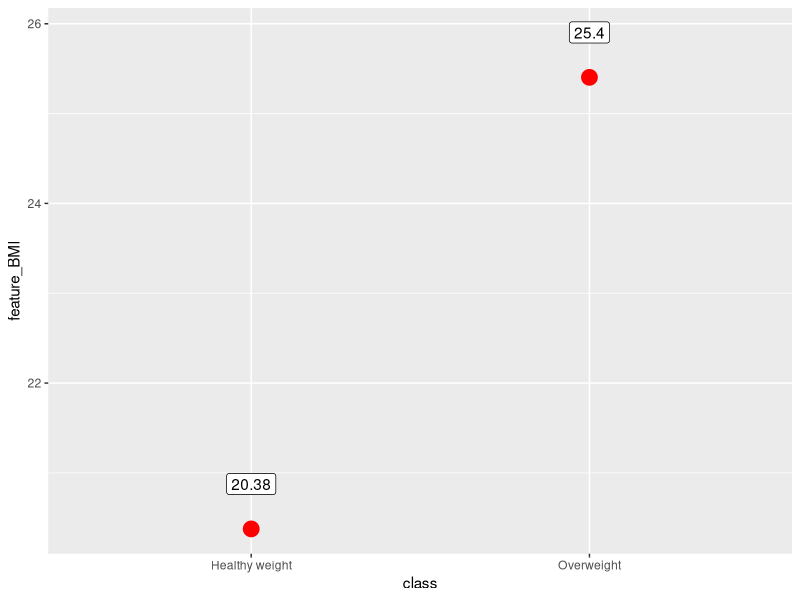
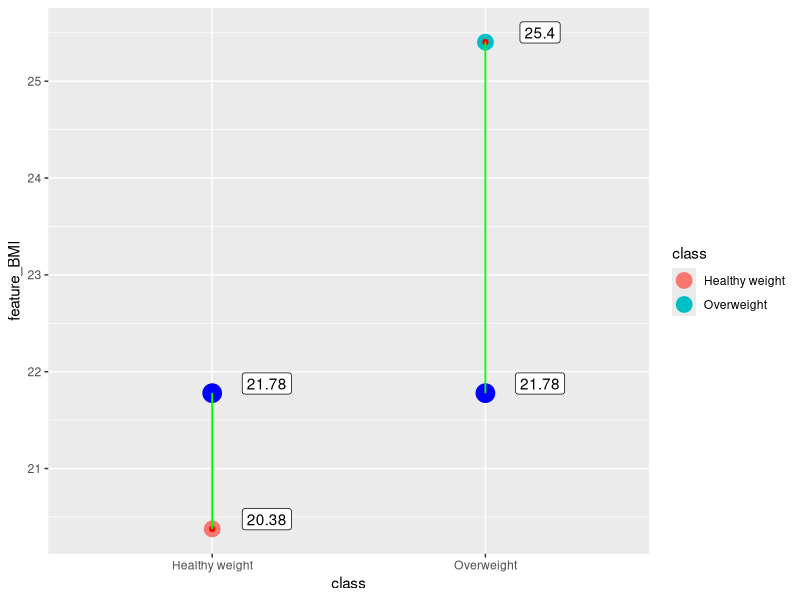
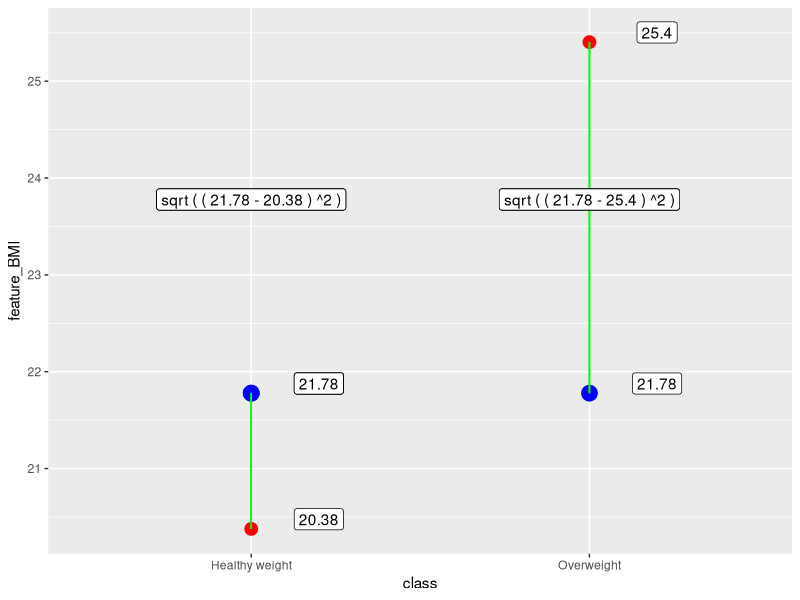
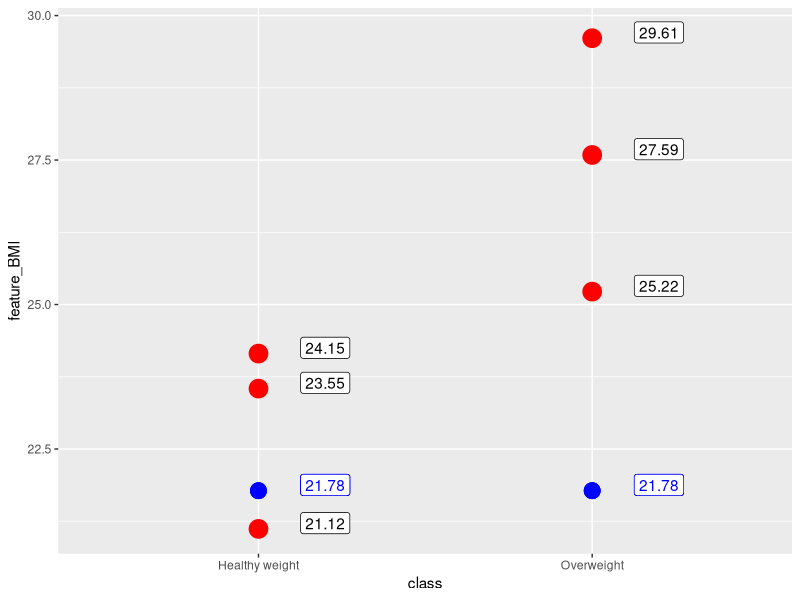
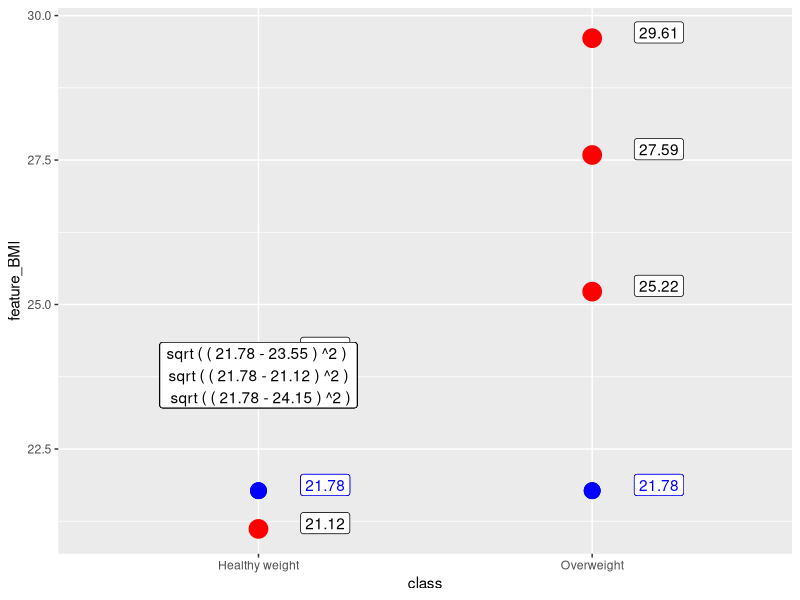
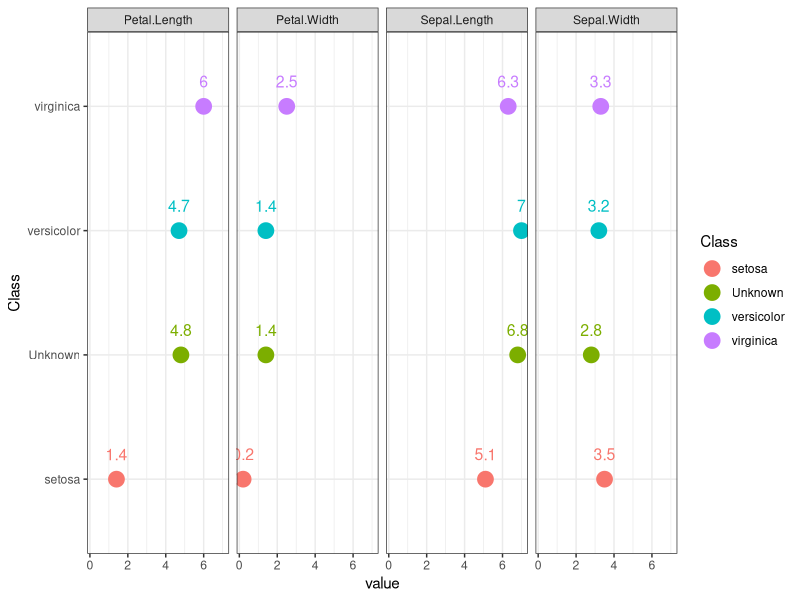

Here is the R script that generated these plots, in order: (Note: this script raises an error after producing the figures.)
# we would require 5 libraries to explore and 
# learn mechanics of k nearest neighbours

library(dplyr)  # data wrangling
library(tidyr)  # data wrangling
library(tibble) # data wrangling
library(ggplot2) # visuals
library(class)  # model building


#######################  PART_1
# knn is example of supervised classification technique,
# supervised means that all rows or instances  
# are labeled with specific class or outcome

# classification means that our output is
#  variable of character or factor type

#  To initiate knn the follwong action shoul be taken:
#  Data inspection 
#  Splitting data into training and testing datasets
#  Fitting the model to training data
#  Evaluate perfomance on test data
#  Model tuning , specifically, for knn, to determine optimal values of k


# knn is extremely powerfull when applied
# to homogenous data, speficically,
# it is suited very well to numerical features whose 
# data range is similar

# Goal of Knn is to 
# Estimate similarity between records with defined classes with 
# records without defined class

#  Now, how to measure similary of records?
#  We need to employ distance formula,
#  Euclidian distance is a common approach

# assume 2 dimentional space with 2 points

sample_1<-data.frame(  feature_BMI=c( runif(1,18.5,24.9),
                                      runif(1, 25.0,29.9)),
                       class=c( "Healthy weight","Overweight" ),
                       row.names=c("inst_1  ","inst_2  ")   )

#  code sampel is available at github ,fill free to replicate it
# we can use View to explicitly check all records
View(sample_1)

# Greate job 
# Now lets visualise situation we are dealing with 
ggplot2::ggplot(data=sample_1,aes(y= feature_BMI ,x=class))+
  geom_point(col="red",cex=5)+
  geom_label(aes(label=round(feature_BMI,2)  ),nudge_y = 0.5 )

# we have 2 values for single feature,
# each value corresponds to specific class
# Now assume , we need to decide , to what class 
# we should assign new point , should it belong to 
# Forst or second class: Healhy or overweight

set.seed(123)
new_point<-runif(1,18.5,29.9) # generate random point

# lets take advantage of ggplot2 again
ggplot2::ggplot(data=sample_1,aes(y= feature_BMI ,x=class))+
  geom_point(aes(col=class),cex=5)+
  geom_label(aes(label=round(feature_BMI,2)  ),nudge_y = 0.1,nudge_x=0.2 )+
  geom_point(col="red")+geom_point(aes(y=new_point),col="blue",cex=6) +
  geom_segment(x="Healthy weight",y=new_point,xend = "Healthy weight", yend = sample_1$feature_BMI[1],
               color="green")+
  geom_segment(x="Overweight",y=new_point,xend = "Overweight", yend = sample_1$feature_BMI[2],
               color="green")+
  geom_label(aes(label=round(new_point,2),x=class,y=new_point  ),nudge_y = 0.1,nudge_x=0.2 )

# blue point can potentially belong to class 1 or 2
# we need to measure distance between red and blue point, 
# green and blue point

# Lets estimate Euclidian Distance between 2 poins

dist_1<- sqrt( (new_point-sample_1$feature_BMI[1])^2 )
dist_2<- sqrt( (new_point-sample_1$feature_BMI[2])^2 )

#lets add new column to sample_1
sample_1<-sample_1 %>% dplyr::mutate(Eu_Dist=sqrt( (new_point-feature_BMI)^2 ))

# now  add new record with class we dont know
sample_1<-sample_1 %>%
               dplyr::bind_rows( tibble(feature_BMI=new_point,class=NA,Eu_Dist=NA) )
row.names(sample_1)[3]<-3

# Value for "Overweight"??? is smaller, it is closer, therefore
# blue dot should belong to Overweignt class

sample_1$class[3]<-sample_1$class[ which.min(sample_1$Eu_Dist) ] # use which.min, 
# ignores NA


# how to implement the process with r fucntionality
# we would call for knn fucntion from class package
class::knn( train=sample_1[c(1,2),1], # we define training set, and esclude column with classes 
            test=new_point, # define value ww need to classify
            cl=sample_1[c(1,2),2], # indicate classes which coreslond to known record
            k=1 ) # how many neighbours to consider

# to sum up , lets proceed to ggplot 2
ggplot(data=sample_1,aes(y= feature_BMI ,x=class))+
  geom_point(col="red",cex=4)+
  geom_label(aes(label=round(feature_BMI,2)  ),nudge_y = 0.1,nudge_x=0.2 )+
  geom_point(col="red")+geom_point(aes(y=new_point),col="blue",cex=5) +
  geom_segment(x="Healthy weight",y=new_point,xend = "Healthy weight", yend = sample_1$feature_BMI[1],
               color="green")+
  geom_segment(x="Overweight",y=new_point,xend = "Overweight", yend = sample_1$feature_BMI[2],
               color="green")+
  geom_label(aes(label=round(new_point,2),x=class,y=new_point  ),nudge_y = 0.1,nudge_x=0.2 )+
  geom_label(aes(label=paste( "sqrt","(","(",round(new_point,2),"-",
                              round(feature_BMI[1],2) ,")","^2",")"),
                 x="Healthy weight",y=new_point  ),nudge_y = 2,nudge_x=0 )+
  geom_label(aes(label=paste( "sqrt","(","(",round(new_point,2),"-",
                              round(feature_BMI[2],2) ,")","^2",")"),
                 x="Overweight",y=new_point  ),nudge_y = 2,nudge_x=0 )


#######################  PART_2

# Horoso , now its time to check example with 1 feature, BMI , but with 
# multiple records for each class
sample_3<-data.frame(  feature_BMI=c( runif(3,18.5,24.9),
                                      runif(3, 25.0,29.9)),
                       class=c( rep("Healthy weight",3),rep("Overweight",3) ) )

# We inspect Visuals
ggplot(data=sample_3,aes(y= feature_BMI ,x=class))+
  geom_point(col="red",cex=6)+
  geom_label(aes(label=round(feature_BMI,2)  ),nudge_y = 0.1,nudge_x=0.2 )+
  geom_point(col="red")+geom_point(aes(y=new_point),col="blue",cex=5) +
  geom_label(aes(label=round(new_point,2),x=class,y=new_point  ),nudge_y = 0.1,nudge_x=0.2,color="blue" )
# Again , now we need to use 6 red poind in total to decide 
# for which class blue point belongs, therefore, here we estimate
# 6 values for Euclidian distacne

#mutate fucntion would be quite handy
sample_3<-sample_3 %>% dplyr::mutate(Eu_Dist=sqrt( (new_point-feature_BMI)^2 ))

# to solididy inderstanding , lets plot the equations for single class
ggplot2::ggplot(data=sample_3,aes(y= feature_BMI ,x=class))+
  geom_point(col="red",cex=6)+
  geom_label(aes(label=round(feature_BMI,2)  ),nudge_y = 0.1,nudge_x=0.2 )+
  geom_point(col="red")+geom_point(aes(y=new_point),col="blue",cex=5) +
  geom_label(aes(label=round(new_point,2),x=class,y=new_point  ),nudge_y = 0.1,nudge_x=0.2,color="blue" )+
  geom_label(aes(label=paste("sqrt","(","(",round(new_point,2),"-",round(feature_BMI[1],2) ,")","^2",")","\n",
                             "sqrt","(","(",round(new_point,2),"-",round(feature_BMI[2],2) ,")","^2",")","\n",
                             "sqrt","(","(",round(new_point,2),"-",round(feature_BMI[3],2) ,")","^2",")"),
                 x="Healthy weight",y=new_point  ),nudge_y = 2,nudge_x=0 )
# same calculation are aplied to column Overweignt

# Assume that k equals 3 , threrefore we need to choode free nearest neighbours,
# or 3 lowers values for distance

sample_3 <-sample_3 %>% dplyr::arrange(Eu_Dist) %>% dplyr::slice(1:3)

table(sample_3$class) # now we use table to count uniqu classes
prop.table( table(sample_3$class) ) # prop.table to wrup table is used to check share of class
# among oter classes, we divide count of overweight records by total
# number of records


# How should the  process be implemented with R fucntion
class::knn( train=sample_3[,1],
            test=new_point,
            cl=sample_3[,2],k=3, 
            prob=TRUE )

# probality shows share of most commom class, this is the output of
# prop.table , proportion table 


############ PART 3

# Knn is great classifying tool gof data with homogenous 
# records, for example in iris dataset all features are
#of numeric type
sample_4<-iris
View(sample_4)

# Now , lets check how exactly features are dissimilart in 
# ters of central tendency and spread
summary(sample_4[,-5])

#judjing from summary, we can say that only Petal.Width 
# is notably smaller compare to features, but overall
# we can not conclude that particula feature
# is extremely far from other 

cat(   "sqrt(  (1000-5.0)^2+(2.7-2.0)^2+(3.9-3.5)^2     )"      )
# this is equation fo EU distance for single 
# record with 3 features, first valun in brackest is x
# We are conserned with feature range because 
# EU distance is sensetive to outlies 
# and , if lets say x1,1000, is significantluy greater
# than other features, 
#it would increase Eu distance for partcicual record
# and would lower the changes of 
# class, which correspond to the respecive record,
# to become meaningfull classifier.
# the resoective situations may require use or
# data normalisteion ,but so far, Iris data set in our example
# does not reuqire specia transofrmation

# goind bacj to sample_4
tibble::glimpse(sample_4)
# in this example there are 4 features which 
# are characeristics of 3 different plants, 
# out target is to find class[Species] of 
# plant fiven its 4 featues


# lets sample single row we would like to predict
set.seed(321)
loc<-sample(1:nrow(sample_4),1 ) # we randomly generate index
test_row_1<-sample_4[ loc[1]   , -5  ] # here we store 1 record we need to classify
test_row_cl<-sample_4[ loc[1]   , 5  ] # here we store actual classes for test row

# what classes are available 
sample_4$Species %>% unique()
# we need 3 records, 1 per each class, therefore
# our train set woudl contain 1 samples for each class

# we would require to group data and take 1 sample from each froup
train_row_3<-sample_4[-loc,] %>% dplyr::group_by(Species) %>%
  slice(1)

# First off all wee ned to draw 4 graphs, 
# 1 graph per feature where each graph contains
# 1 point from test set and 3 form training set

train_row_3
test_row_1

# here we have 3 instances from training set and 
# we need to decide which is closer in terms of 
# euclidian distance to test_row_1

# we need to convert train_row_3 and test_row_1 to long format
# This transformation is requred 
# to apply ggplot with facets
gg_train<-train_row_3 %>% tidyr::pivot_longer(Sepal.Length:Petal.Width ,
                                              names_to="Feature") %>%
  rename("Class"="Species")  
# here we Gather columns data from multiple column into rows
#for train data

gg_test<-test_row_1 %>% tidyr::pivot_longer(Sepal.Length:Petal.Width ,
                                            names_to="Feature") %>%
  mutate(Class="Unknown") %>% dplyr::select(Class,Feature,value)

gg_in<-dplyr::bind_rows(gg_train,gg_test)

## here my goal to create long table  where each column is
# separate variale, this is only done to use fucntionality of ggplot2

ggplot2::ggplot(data=gg_in,aes(y=Class,x=value))+ 
  geom_point(aes(col= Class),cex=5)+
  geom_text(aes(label=round(value,2),color=Class ),cex=4,nudge_y = 0.2 ) + 
  facet_grid(~Feature,  space="free") +
  theme_bw()

#  Unknown  poins is present per each feature, Corresponding to
#  unknown class
#  other  dots are features from 3 instances  
#  of train set with defined class

# 3 train records and 1 test record means 3 equations, 4 features per record,
# mean 4 operand in equation
# here is Eu for single row

cat( "sqrt(  (4.8-6)^2+(1.4-2.5)^2+(6.8-6.3)^2+(2.8-3.3)^2    )"      )

#  Here we need to substract train set form test
train_row_3[,-5]-test_row_1 # both have different rows , we need to triple
# first  record in test set
train_row_3[,-5]-test_row_1[ c(1,1,1),]   # here first rows is repeated 3 times
# this is how to extract values element wise when dealing with 
# data frames

# the whole eaution with rowSums
Euc_Dist=rowSums( (train_row_3[,-5]-test_row_1[ c(1,1,1), ])^2 ) %>% sqrt()

# now we would create additional column and arrange data, then pull 1 nearest
# neighbours because number of classes equals number of records
train_row_3 %>% ungroup() %>% mutate(Euc_Dist=Euc_Dist) %>%
  arrange(Euc_Dist) %>% slice(1)
test_row_cl

class::knn( train=train_row_3[,-5],
            test=test_row_1,
            cl=dplyr::pull(train_row_3[,5]), # here I use pull because cl accepts vector as input
            k=1)                             


##### Greate Job, Not we would employ whole 
# iris dataset , with  80,20 split,
# 80% of records for trainig set and 20$ for test, 
# therefore we need to classify 20%
# of records

set.seed(253)
loc<-sample(1:nrow(iris),nrow(iris)*0.2 ) # this are indices for test set
test_set<-iris[ loc   , -5 ]
test_set_cl<-iris[ loc   , 5 ]
train_set<-iris[ -loc   , ] # use use minus to select rows which are not part of test set


# How would knn fucntion perform
m1_knn<-knn( train=train_set[,-5],
             test=test_set,
             cl=train_set[,5], k=3,
             prob=TRUE)

# now we stimate accuracy, how many values in 
# m1_knn  equal to values in test set classes
sum(m1_knn==test_set_cl)/ length(test_set_cl)


##  now lest write our own solution to soliduty understandng 
## of knn 
n_test<-nrow(test_set)
n_train<-nrow(train_set)
out<-rep("",n_test) # out vecotr would store our result of classification 
# of test  values

# please dont be discourage by loop, it feets perfecty in 
# what we want to do

i<-1
for ( i in 1:n_test) {
  
  # lets check each operand
  Eu_Dist=rowSums( (train_set[,-5] - test_set[i,][c(rep(1,n_train)), ] ) ^2 ) %>% sqrt()
  train_buf<-train_set %>% mutate(Eu_Dist=Eu_Dist) %>% arrange(Eu_Dist) %>%
    slice(1:3)
  class_buf<-names( which.max(table(train_buf$Species)))
  out[i]<-class_buf
} 

sum(out==test_set_cl)/ n_test


## finaly , lets combine knn fucntion and loop to 
## chack if our accuracy can be improved


# Again, lets proceed with loop
# we woudl ckech accuraccy for k range form 1 to 10
for (i in (1:10) )  {
  m1_knn<-knn( train=train_set[,-5],
               test=test_set,
               cl=train_set[,5], k=i,
               prob=TRUE)
  acc<-sum(m1_knn==test_set_cl)/ length(test_set_cl)
  print( paste( i,": Accuracy of ",  acc ) )
}

# We can conllude, that largest accuracy can be achieved at 
